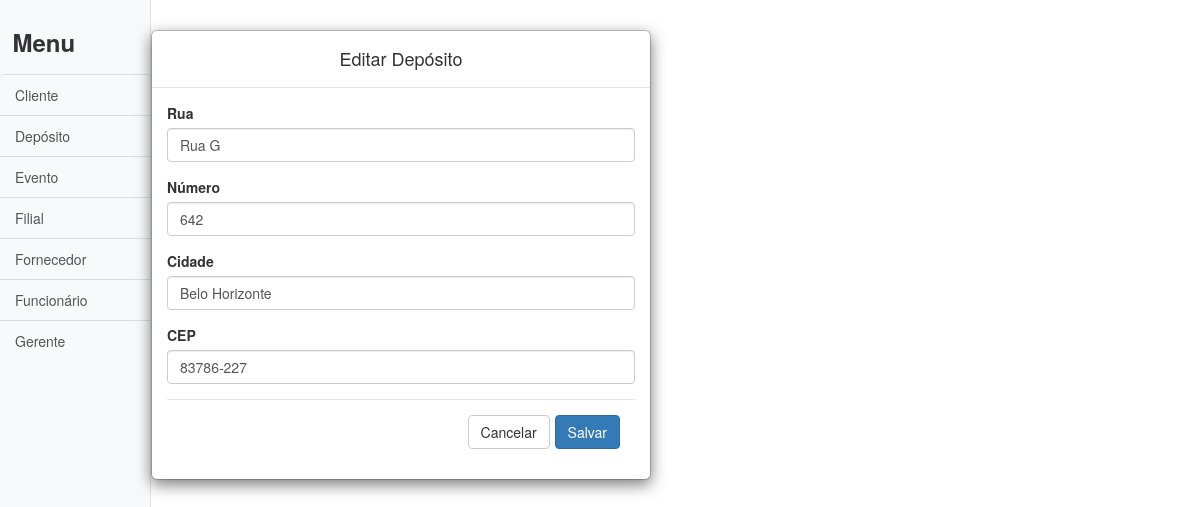
/Códigos/edit/deposito.php?id=1, run on the app's committed database.
### tables this page shows
CREATE TABLE deposito (
	cidade 			VARCHAR(200),
	numero 			INTEGER,
	cep 			CHAR(9),
	rua 			VARCHAR(200),
	id_deposito 	INTEGER PRIMARY KEY 	AUTO_INCREMENT
);

### Códigos/edit/deposito.php (the view, shortened to what this page needs)
<!DOCTYPE html>
<html lang="en">
<head>
	<?php
		include("../header.php");
	?>
</head>
<body>
	<div class="d-flex" id="wrapper">
		<?php
			include_once("../conection.php");
			include("../sidebar_aux.php");
			$id_deposito = $_GET['id'];
			$sql = "SELECT 	*
					FROM deposito
					WHERE id_deposito='$id_deposito'";
			$deposito = mysqli_fetch_array( mysqli_query($conexao, $sql) );
		?>
		<div id="edit">
			<div class="modal-dialog">
				<div class="modal-content">
					<form id="filial" name="filial" action="" method="POST" target="_self">
						<div class="modal-header">
							<h4 class="modal-title">Editar Depósito</h4>
						</div>
						<div class="modal-body">
							<div class="form-group">
								<label>Rua</label>
								<input type="text" name="rua" id="rua" class="form-control" required <?php echo 'value="'.$deposito['rua'].'"'?>>
							</div>
							<div class="form-group">
								<label>Número</label>
								<input type="number" name="numero" id="numero" class="form-control" required <?php echo 'value="'.$deposito['numero'].'"'?>></textarea>
							</div>
							<div class="form-group">
								<label>Cidade</label>
								<input type="text" name="cidade" id="cidade" class="form-control" required <?php echo 'value="'.$deposito['cidade'].'"'?>></textarea>
							</div>
							<div class="form-group">
								<label>CEP</label>
								<input type="text" name="cep" id="cep" class="form-control" onkeypress="mascara(this, '#####-###')" maxlength="9" required <?php echo 'value="'.$deposito['cep'].'"'?>></textarea>
							</div>
							<div class="modal-footer">
								<a href="../deposito.php"><span class="btn btn-default" value="Cancelar">Cancelar</span></a>
								<button type="submit" class="btn btn-primary" value="Salvar" name="submit">Salvar</button>
							</div>
						</div>
					</form>
				</div>
			</div>
		</div>
	</div>
</body>
</html>

### Códigos/edit/css/simple-sidebar.css (style rules this page uses)
body { overflow-x: hidden; }

### Códigos/edit/css/styles.css (style rules this page uses)
body { color: #566787; background: #f5f5f5; font-family: 'Varela Round', sans-serif; font-size: 13px; }

### data on the page
deposito: rua "Rua G", numero "642", cidade "Belo Horizonte", cep "83786-227"
